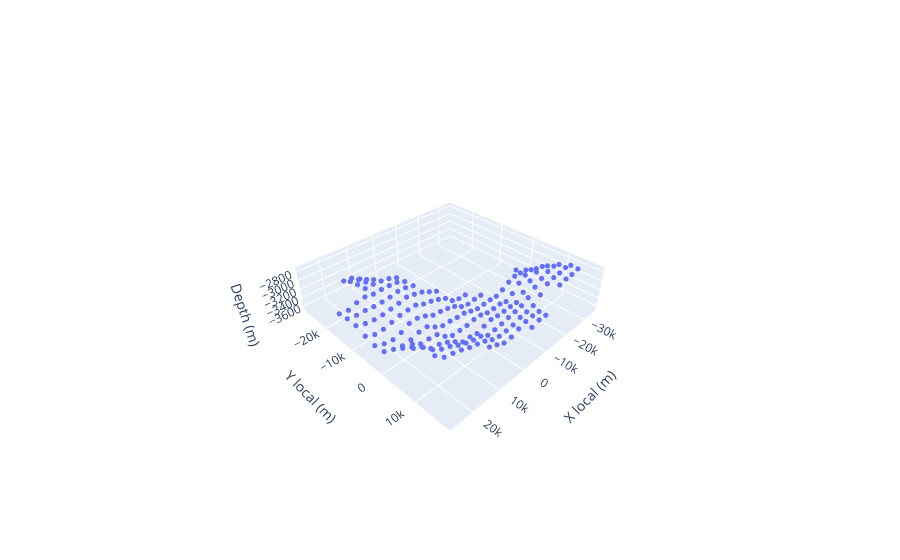

The notebook cell this image was saved under:
### Code cell
import plotly.graph_objects as go

fig = go.Figure(
    data=[
        go.Scatter3d(
            x=test_neg["x_local"],
            y=test_neg["y_local"],
            z=test_neg["z"],
            mode="markers",
            marker=dict(size=3)
        )
    ]
)

fig.update_layout(
    scene=dict(
        xaxis_title="X local (m)",
        yaxis_title="Y local (m)",
        zaxis_title="Depth (m)",
        aspectmode="manual",
        aspectratio=dict(x=1, y=1, z=0.25)
    )
)

fig.show()

### Figure 1 — Plotly figure (JSON) as saved in the notebook; plotly's stock layout.template omitted (floating-point values rounded to 4 significant figures; data arrays with more than 128 entries replaced by an {"elided": "..."} marker saying what was removed)
{"data": [{"marker": {"size": 3}, "mode": "markers", "type": "scatter3d", "x": {"elided": "191 float values"}, "y": {"elided": "191 float values"}, "z": {"elided": "191 float values"}}], "layout": {"scene": {"aspectmode": "manual", "aspectratio": {"x": 1, "y": 1, "z": 0.25}, "xaxis": {"title": {"text": "X local (m)"}}, "yaxis": {"title": {"text": "Y local (m)"}}, "zaxis": {"title": {"text": "Depth (m)"}}}}}
